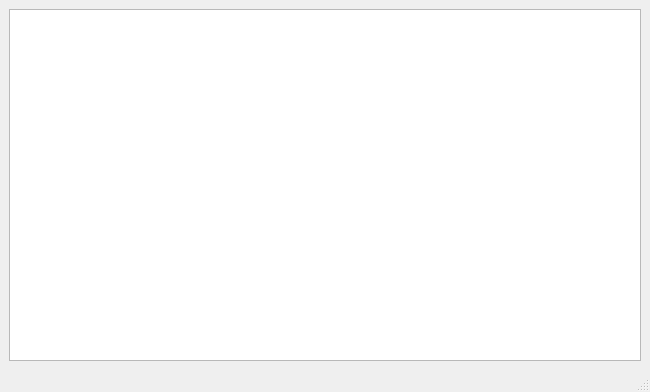
<?xml version="1.0" encoding="UTF-8"?>
<ui version="4.0">
 <class>MainWindow</class>
 <widget class="QMainWindow" name="MainWindow">
  <property name="geometry">
   <rect>
    <x>0</x>
    <y>0</y>
    <width>650</width>
    <height>392</height>
   </rect>
  </property>
  <property name="windowTitle">
   <string>Detalle de la Venta</string>
  </property>
  <widget class="QWidget" name="centralwidget">
   <layout class="QGridLayout" name="gridLayout">
    <item row="0" column="0">
     <widget class="QTableView" name="tableView"/>
    </item>
   </layout>
  </widget>
  <widget class="QStatusBar" name="statusbar"/>
 </widget>
 <resources/>
 <connections/>
</ui>
